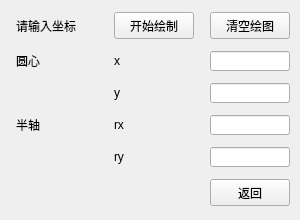
<?xml version="1.0" encoding="UTF-8"?>
<ui version="4.0">
 <class>WindowEllipse</class>
 <widget class="QWidget" name="WindowEllipse">
  <property name="geometry">
   <rect>
    <x>0</x>
    <y>0</y>
    <width>300</width>
    <height>220</height>
   </rect>
  </property>
  <property name="maximumSize">
   <size>
    <width>300</width>
    <height>220</height>
   </size>
  </property>
  <property name="windowTitle">
   <string>中点椭圆</string>
  </property>
  <widget class="QWidget" name="layoutWidget">
   <property name="geometry">
    <rect>
     <x>0</x>
     <y>0</y>
     <width>309</width>
     <height>221</height>
    </rect>
   </property>
   <layout class="QGridLayout" name="gridLayout">
    <property name="spacing">
     <number>0</number>
    </property>
    <item row="3" column="2">
     <widget class="QLineEdit" name="lineEdit_rx">
      <property name="maximumSize">
       <size>
        <width>80</width>
        <height>20</height>
       </size>
      </property>
     </widget>
    </item>
    <item row="0" column="1">
     <widget class="QPushButton" name="pushButton_start">
      <property name="maximumSize">
       <size>
        <width>80</width>
        <height>27</height>
       </size>
      </property>
      <property name="font">
       <font>
        <family>黑体</family>
       </font>
      </property>
      <property name="text">
       <string>开始绘制</string>
      </property>
     </widget>
    </item>
    <item row="0" column="2">
     <widget class="QPushButton" name="pushButton_clear">
      <property name="maximumSize">
       <size>
        <width>80</width>
        <height>27</height>
       </size>
      </property>
      <property name="font">
       <font>
        <family>黑体</family>
       </font>
      </property>
      <property name="text">
       <string>清空绘图</string>
      </property>
     </widget>
    </item>
    <item row="4" column="2">
     <widget class="QLineEdit" name="lineEdit_ry">
      <property name="maximumSize">
       <size>
        <width>80</width>
        <height>20</height>
       </size>
      </property>
     </widget>
    </item>
    <item row="1" column="1">
     <widget class="QLabel" name="label_2">
      <property name="maximumSize">
       <size>
        <width>30</width>
        <height>16777215</height>
       </size>
      </property>
      <property name="text">
       <string>x</string>
      </property>
     </widget>
    </item>
    <item row="4" column="1">
     <widget class="QLabel" name="label_7">
      <property name="maximumSize">
       <size>
        <width>30</width>
        <height>16777215</height>
       </size>
      </property>
      <property name="text">
       <string>ry</string>
      </property>
     </widget>
    </item>
    <item row="2" column="1">
     <widget class="QLabel" name="label_3">
      <property name="maximumSize">
       <size>
        <width>30</width>
        <height>16777215</height>
       </size>
      </property>
      <property name="text">
       <string>y</string>
      </property>
     </widget>
    </item>
    <item row="3" column="1">
     <widget class="QLabel" name="label_6">
      <property name="maximumSize">
       <size>
        <width>30</width>
        <height>16777215</height>
       </size>
      </property>
      <property name="text">
       <string>rx</string>
      </property>
     </widget>
    </item>
    <item row="2" column="2">
     <widget class="QLineEdit" name="lineEdit_y">
      <property name="maximumSize">
       <size>
        <width>80</width>
        <height>20</height>
       </size>
      </property>
     </widget>
    </item>
    <item row="1" column="0">
     <widget class="QLabel" name="label_4">
      <property name="maximumSize">
       <size>
        <width>16777215</width>
        <height>16777215</height>
       </size>
      </property>
      <property name="text">
       <string>圆心</string>
      </property>
     </widget>
    </item>
    <item row="3" column="0">
     <widget class="QLabel" name="label_5">
      <property name="text">
       <string>半轴</string>
      </property>
     </widget>
    </item>
    <item row="1" column="2">
     <widget class="QLineEdit" name="lineEdit_x">
      <property name="maximumSize">
       <size>
        <width>80</width>
        <height>20</height>
       </size>
      </property>
     </widget>
    </item>
    <item row="0" column="0">
     <widget class="QLabel" name="label">
      <property name="maximumSize">
       <size>
        <width>82</width>
        <height>16777215</height>
       </size>
      </property>
      <property name="font">
       <font>
        <family>黑体</family>
       </font>
      </property>
      <property name="text">
       <string>请输入坐标</string>
      </property>
     </widget>
    </item>
    <item row="5" column="2">
     <widget class="QPushButton" name="pushButton_return">
      <property name="maximumSize">
       <size>
        <width>80</width>
        <height>27</height>
       </size>
      </property>
      <property name="font">
       <font>
        <family>黑体</family>
       </font>
      </property>
      <property name="text">
       <string>返回</string>
      </property>
     </widget>
    </item>
   </layout>
  </widget>
 </widget>
 <resources/>
 <connections/>
</ui>
